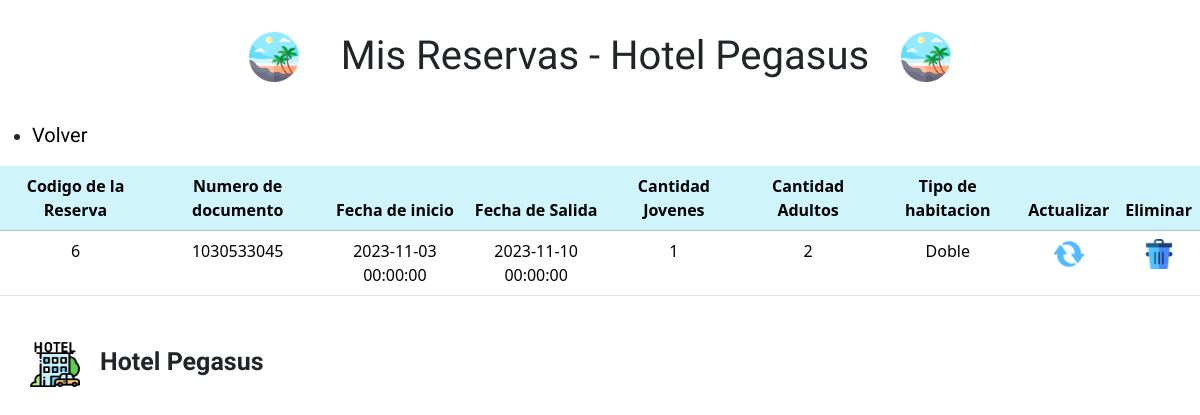
The page /pages/mostrarReserva.php?numeroDocumento_cli=1030533045 on the database as committed earlier.
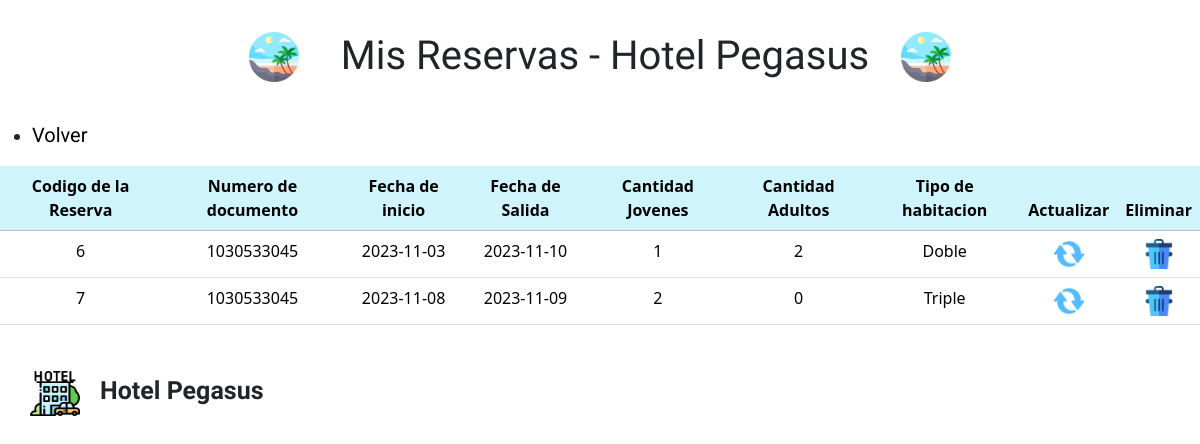
The same page on the database as committed later.
### tables this page shows
CREATE TABLE `tb_tipohabitacion_tb_reserva` (
  `codigo_tpH` int(11) DEFAULT NULL,
  `codigo_res` int(11) DEFAULT NULL
);

CREATE TABLE `tb_reserva` (
  `codigo_res` int(11) NOT NULL,
  `numeroDoc_cli` varchar(10) NOT NULL,
  `fechaInicio` date NOT NULL,
  `fechaSalida` date NOT NULL,
  `cantidadJovenes` int(11) NOT NULL,
  `cantidadAultos` int(11) NOT NULL
);

CREATE TABLE `tb_tipohabitacion` (
  `codigo_tpH` int(11) NOT NULL,
  `tipo_tpH` varchar(50) NOT NULL,
  `precio_tpH` float NOT NULL,
  `cantidadDisponible_tpH` int(11) NOT NULL,
  `descripcion_tpH` text NOT NULL,
  `minimoPer_tpH` int(11) NOT NULL,
  `maximoPer_tpH` int(11) NOT NULL,
  `imagen_tpH` blob NOT NULL
);

### pages/Conexion.php (called while the page is built)
<?php
class Conexion{
    private static string $driver = 'mysql:host=localhost;port=3307;dbname=hotelpegasusprueba';
    private static string $nombreUsuario = 'root';
    private static string $contrasenaUsuario = '';
    private static $opciones = [
            PDO::MYSQL_ATTR_INIT_COMMAND => "SET NAMES 'utf8mb4'",
            PDO::ATTR_DEFAULT_FETCH_MODE => PDO::FETCH_OBJ
        ];
    public static function conexion(){
        $conexion = new PDO(Conexion::$driver,Conexion::$nombreUsuario,Conexion::$contrasenaUsuario,Conexion::$opciones);
        return $conexion;
    }
}
?>

### pages/reservarClass.php (the view, shortened to what this page needs)
<?php
require_once('Conexion.php');
class Reserva{
    public function mostrarReservas($numeroDocumento_cli){
        $mostrarDatos = Conexion::conexion()->query('SELECT * FROM tb_reserva INNER JOIN tb_tipohabitacion_tb_reserva on tb_tipohabitacion_tb_reserva.codigo_res = tb_reserva.codigo_res INNER JOIN tb_tipohabitacion on tb_tipohabitacion_tb_reserva.codigo_tpH = tb_tipohabitacion.codigo_tpH WHERE numeroDoc_cli = '. $numeroDocumento_cli);
        $mostrarDatos->setFetchMode(PDO::FETCH_ASSOC);
        $mostrarDatos->execute();
        ?>
        <link href="https://cdn.jsdelivr.net/npm/bootstrap@5.3.2/dist/css/bootstrap.min.css" rel="stylesheet">
        <link rel="stylesheet" href="../css/usuarioClass.css">
        <table class="table">
            <thead class="table-info">
                    <tr>
                        <th scope='col'>Codigo de la Reserva</th>
                        <th scope='col'>Numero de documento</th>
                        <th scope='col'>Fecha de inicio</th>
                        <th scope='col'>Fecha de Salida</th>
                        <th scope='col'>Cantidad Jovenes</th>
                        <th scope='col'>Cantidad Adultos</th>
                        <th scope='col'>Tipo de habitacion</th>
                        <th scope='col'>Actualizar</th>
                        <th scope='col'>Eliminar</th>
                    </tr>
            </thead>
            <?php foreach ($mostrarDatos->fetchAll() as $fila){?>
                <tr>
                    <td><?php echo $fila['codigo_res'];?></td>
                    <td><?php echo $fila['numeroDoc_cli'];?></td>
                    <td><?php echo $fila['fechaInicio'];?></td>
                    <td><?php echo $fila['fechaSalida'];?></td>
                    <td><?php echo $fila['cantidadJovenes'];?></td>
                    <td><?php echo $fila['cantidadAultos']?></td>
                    <td><?php echo $fila['tipo_tpH']?></td>
                    <td>
                        <a href="updateReserva.php?codigo_res='<?php echo $fila['codigo_res']?>'"><img src="../img/actualizar.png" alt="imagenActualizar" width="30px" ></a>
                    </td>
                    <td>
                        <a href="updateReserva.php?codigo_res='<?php echo $fila['codigo_res'] ?>'"><img src="../img/eliminar.png" alt="imagenEliminar" width='30px'></a>
                    </td>
                </tr>
                <?php } ?>
        </table>
        <?php
    }
}
?>

Rows that differ between the two databases and show on the page:
changed through a linked row, tb_tipohabitacion_tb_reserva "Doble": codigo_res.fechaInicio "2023-11-03 00:00:00" → "2023-11-03"; codigo_res.fechaSalida "2023-11-10 00:00:00" → "2023-11-10"
added tb_tipohabitacion_tb_reserva: codigo_res "7", codigo_res.numeroDoc_cli "1030533045", codigo_res.fechaInicio "2023-11-08", codigo_res.fechaSalida "2023-11-09", codigo_res.cantidadJovenes "2", codigo_res.cantidadAultos "0", codigo_tpH.tipo_tpH "Triple"
